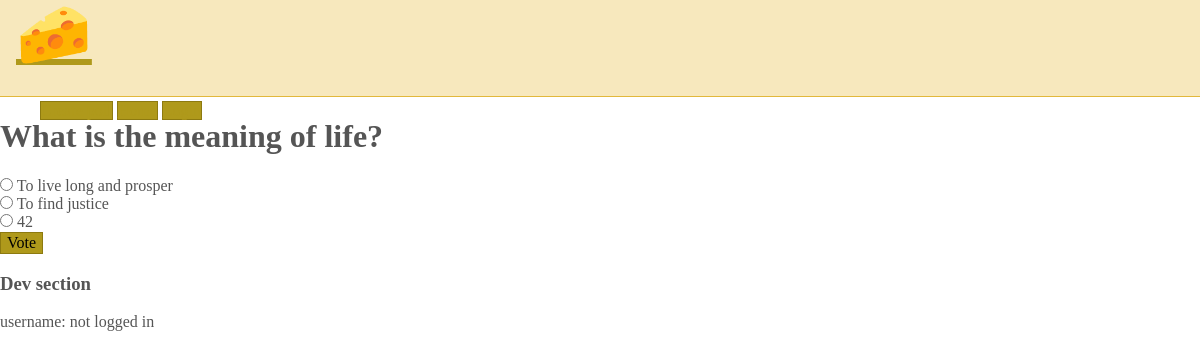
Page /2/ on the committed database.
### polls/models.py (models this page shows, shortened)
class Question(models.Model):
	question_text = models.CharField(max_length=200)
	pub_date = models.DateTimeField('date published')
	owner = models.ForeignKey(User, on_delete=models.CASCADE)
	def __str__(self) -> str:
		return self.question_text

class Choice(models.Model):
	question = models.ForeignKey(Question, on_delete=models.CASCADE)
	choice_text = models.CharField(max_length=200)
	votes = models.IntegerField(default=0)

### polls/views.py (the view)
# urls.py: path('<int:question_id>/', views.detail, name='detail'),
def detail(request, question_id):
	question = get_object_or_404(Question, pk=question_id)
	return render(request, 'polls/detail.html', {'question': question})

### polls/templates/polls/detail.html (shortened to what this page needs)
{% extends 'base.html' %}
{% block content %}
<form action="{% url 'polls:vote' question.id %}" method="GET">
    <h1>{{ question }}</h1>
    {% for choice in question.choice_set.all %}
    <input type="radio" id="{{ choice.id }}" value="{{ choice.id }}" name="choice" />
    <label class="label-inline" for="{{ choice.id }}">{{ choice.choice_text }}</label>
    <br />
    {% endfor %}
    <input type="submit" value="Vote" />
</form>
{% endblock %}

### polls/static/polls/style.css (style rules this page uses)
body { color: #555; }
.button, button, input[type="button"], input[type="reset"], input[type="submit"] { background-color: #af991b; border: 0.1rem solid #8d7a10; }
.label-inline { cursor: pointer; }

### rows in the picture
Question: question_text "What is the meaning of life?"
Choice: choice_text "To live long and prosper"
Choice: choice_text "To find justice"
Choice: choice_text "42"

### other values in the picture
{{ user.username|default:'not logged in' }} "not logged in"
